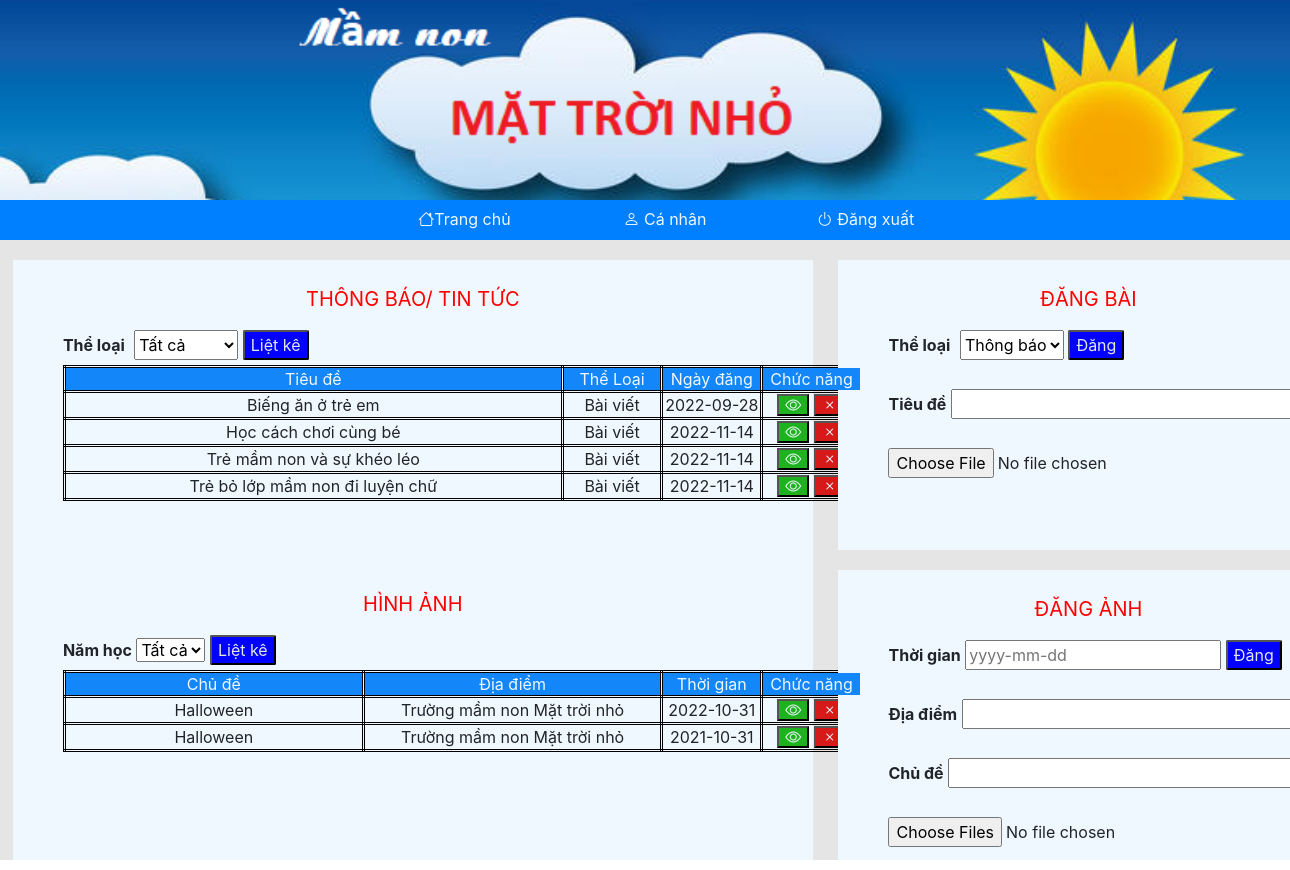
Page /admin/baidang.php (signed in) on the committed database.
### tables this page shows
CREATE TABLE `baidang` (
  `MABD` int(11) NOT NULL,
  `TIEUDE` varchar(1000) NOT NULL,
  `LINK` varchar(1000) NOT NULL,
  `THELOAI` varchar(30) NOT NULL,
  `MAGV` varchar(20) NOT NULL,
  `NGAYDANG` date NOT NULL
);

### admin/baidang.php (the view, shortened to what this page needs)
<?php
    require_once("../connect.php");
?>
<html>
    <head>
		<link rel="stylesheet" href="https://maxcdn.bootstrapcdn.com/bootstrap/4.3.1/css/bootstrap.min.css">
        <link rel='stylesheet' href='https://cdn.jsdelivr.net/npm/bootstrap-icons@1.7.2/font/bootstrap-icons.css'>
        <?php  require_once("../inc/header.php"); ?>
    </head>
    <body>
           <div id="content">
                <div id="baidang">
                    <br>
                    <p style="text-align: center; font-size: 20; color: red;">THÔNG BÁO/ TIN TỨC</p>
                    <Label style="margin-left: 50px;"><b>Thể loại</b></Label>
                    <select id="theloai">
                        <option>Tất cả</option>
                    </select>
                    <button id="lietke" onclick="lietke()">Liệt kê</button><br>
                    <div id="tb-baidang">
                        <table id="table-baidang">
                            <tr style="position:sticky; top:0;">
                                <td style='width: 500; background-color: #1386f9; color:aliceblue'>Tiêu đề</td>
                                <td style='width: 100; background-color: #1386f9; color:aliceblue'>Thể Loại</td>
                                <td style='width: 100; background-color: #1386f9; color:aliceblue'>Ngày đăng</td>
                                <td style='width: 100; background-color: #1386f9; color:aliceblue'>Chức năng</td>
                            </tr>
                            <?php
                                $q=$conn->query("SELECT*FROM baidang WHERE MAGV='".$_SESSION["Login"]."'");
                            while($row=$q->fetch_assoc()){
                            ?>
                                <tr>
                                        <td style='width: 400;'><?php echo $row["TIEUDE"] ?></td>
                                        <td style='width: 100;'><?php echo $row["THELOAI"] ?></td>
                                        <td style='width: 100;'><?php echo $row["NGAYDANG"] ?></td>
                                        <td ><button id='btn-xem' onclick='xem(this)'><i class="bi bi-eye"></i></button>
                                        <button id='btn-xoa' onclick='xoa(this)'><i class="bi bi-x"></i></button></td>
                                    </tr>
                            <?php  }?>
                        </table>
                    </div>
                    <br>
                    <p style="text-align: center; font-size: 20; color: red;">HÌNH ẢNH</p>
                    <Label style="margin-left: 50px;"><b>Năm học</b></Label>
                    <select id="nam-img">
                        <option>Tất cả</option>
                    </select>
                    <button id="lietke" onclick="lkImg()">Liệt kê</button><br>
                    <div id="tb-anh">
                        <table id="table-anh">
                            <tr style="position:sticky; top:0;">
                                <td style='width: 300; background-color: #1386f9; color:aliceblue'>Chủ đề</td>
                                <td style='width: 300; background-color: #1386f9; color:aliceblue'>Địa điểm</td>
                                <td style='width: 100; background-color: #1386f9; color:aliceblue'>Thời gian </td>
                                <td style='width: 100; background-color: #1386f9; color:aliceblue'>Chức năng</td>
                            </tr>
                        <?php
                            $q=$conn->query("SELECT DISTINCT CHUDE,THOIGIAN,DIADIEM FROM `anh` WHERE  MAGV='".$_SESSION["Login"]."'");
                            while($r=$q->fetch_assoc()){
                                echo "<tr>
                                        <td>".$r["CHUDE"]."</td>
                                        <td>".$r["DIADIEM"]."</td>
                                        <td>".$r["THOIGIAN"]."</td>
                                        <td ><button id='btn-xem' onclick='SeeImg(this)'><i class='bi bi-eye'></i></button>
                                        <button id='btn-xoa' onclick='DeleteImg(this)'><i class='bi bi-x'></i></button></td>
                                    </tr>";
                            }
                            ?>
                        </table>
                    </div>
                </div>
                <div id="dang-sua">
                    <div id="dangbai">
                        <br>
                        <p style="text-align: center; font-size: 20; color: red;">ĐĂNG BÀI</p>
                        <Label style="margin-left: 50px;"><b>Thể loại</b></Label>
                        <select id="theloai-dang">
                            <option>Thông báo</option>
                        </select>
                        <button id="dang-sua-bai" onclick="dangbai()">Đăng</button><br><br>
                        <Label style="margin-left: 50px;"><b>Tiêu đề</b></Label>
                        <input id='tieudedang' type="text" style="width: 350px;">
                        <br><br>
                        <input id='filedang' type='file' style="margin-left: 50px;">
                    </div>
                    <div id="suabai">
                    <br>
                        <p style="text-align: center; font-size: 20; color: red;">ĐĂNG ẢNH</p>
                        <form method="post" action="baidang-data.php" enctype="multipart/form-data">
                            <Label style="margin-left: 50px;"><b>Thời gian</b></Label>
                            <input name='thoigian' type='text' placeholder='yyyy-mm-dd'>
                            <input type="submit" id="dang-sua-bai" value='Đăng' ><br><br>
                            <Label style="margin-left: 50px;"><b>Địa điểm</b></Label>
                            <input name='diadiem' type="text" style="width: 330px;"><br><br>
                            <Label style="margin-left: 50px;"><b>Chủ đề</b></Label>
                            <input name='chude' type="text" style="width: 350px;">
                            <br><br>
                            <input  multiple="multiple" name="file[]" size="141" type="file" style="margin-left: 50px;">
                        </form>
                    </div>
                </div>
            </div>
    </body>
</html>

### admin/baidang.php (style rules this page uses)
#content { width:100%; background-color: #e5e5e5; display: flex; }
#baidang { background-color: aliceblue; width: 62%; height: 600px; margin-left: 1%; margin-top: 20px; }
#theloai { height: 30px; margin-left: 5px; }
#lietke { background-color: blue; color:#e5e5e5; border-radius: 2px; }
#tb-baidang { width: 800px; height: 200px; margin-left: 50px; overflow-y: scroll; }
#table-baidang td { border-style: double; border-color: black; text-align: center; }
#btn-xem { background-color: #1eb21e; color:aliceblue; }
#btn-xoa { background-color: #d61919; color:aliceblue; }
#tb-anh { width:800px; height: 200px; overflow-y: scroll; margin-left: 50px; }
#table-anh td { border-style: double; text-align: center; border-color: black; }
#theloai-dang { height: 30px; margin-left: 5px; }
#dang-sua-bai { background-color: blue; color:#e5e5e5; border-radius: 2px; }
#dang-sua { width: 32%; height:600px; margin-left: 2%; margin-top: 20px; }
#dangbai { width: 500px; height:290px; background-color: aliceblue; }
#suabai { margin-top: 20px; width: 500px; height:290px; background-color: aliceblue; }

### rows in the picture
baidang: TIEUDE "Biếng ăn ở trẻ em", THELOAI "Bài viết", NGAYDANG "2022-09-28"
baidang: TIEUDE "Học cách chơi cùng bé", THELOAI "Bài viết", NGAYDANG "2022-11-14"
baidang: TIEUDE "Trẻ mầm non và sự khéo léo", THELOAI "Bài viết", NGAYDANG "2022-11-14"
baidang: TIEUDE "Trẻ bỏ lớp mầm non đi luyện chữ", THELOAI "Bài viết", NGAYDANG "2022-11-14"

### other values in the picture
$r["CHUDE"] "Halloween"
$r["DIADIEM"] "Trường mầm non Mặt trời nhỏ"
$r["THOIGIAN"] "2022-10-31"
$r["THOIGIAN"] "2021-10-31"
